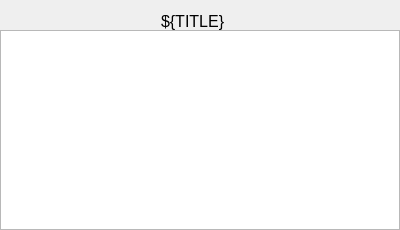
<?xml version="1.0" ?>
<ui version="4.0">
  <class>Dialog</class>
  <widget class="PyDMFrame" name="screen">
    <property name="geometry">
      <rect>
        <x>729</x>
        <y>391</y>
        <width>400</width>
        <height>230</height>
      </rect>
    </property>
    <property name="minimumSize">
      <size>
        <width>400</width>
        <height>230</height>
      </size>
    </property>
    <property name="styleSheet">
      <string notr="true">PyDMFrame#screen {
  color: rgb(0, 0, 0);
  background-color: rgb(255, 255, 255);
  }</string>
    </property>
    <property name="windowTitle">
      <string>trajectoryPlot</string>
    </property>
    <layout class="QGridLayout" name="gridLayout" columnstretch="69,85,7,80,159" rowstretch="11,19,1,199">
      <property name="leftMargin">
        <number>0</number>
      </property>
      <property name="topMargin">
        <number>0</number>
      </property>
      <property name="rightMargin">
        <number>0</number>
      </property>
      <property name="bottomMargin">
        <number>0</number>
      </property>
      <property name="horizontalSpacing">
        <number>0</number>
      </property>
      <property name="verticalSpacing">
        <number>0</number>
      </property>
      <item row="2" column="0" rowspan="2" colspan="5">
        <widget class="PyDMWaveformPlot" name="cartesian_plot">
          <property name="geometry">
            <rect>
              <x>0</x>
              <y>30</y>
              <width>400</width>
              <height>200</height>
            </rect>
          </property>
          <property name="sizePolicy">
            <sizepolicy hsizetype="Ignored" vsizetype="Ignored">
              <horstretch>0</horstretch>
              <verstretch>0</verstretch>
            </sizepolicy>
          </property>
          <property name="toolTip">
            <string>cartesian_plot</string>
          </property>
          <property name="title" stdset="0">
            <string/>
          </property>
          <property name="xLabels">
            <stringlist>
              <string>Point</string>
            </stringlist>
          </property>
          <property name="yLabels">
            <stringlist>
              <string>Position</string>
            </stringlist>
          </property>
          <property name="curves" stdset="0">
            <stringlist>
              <string>{&quot;name&quot;: &quot;curve 1&quot;, &quot;y_channel&quot;: &quot;ca://${Y}&quot;, &quot;color&quot;: &quot;#fd0000&quot;, &quot;lineStyle&quot;: 1, &quot;lineWidth&quot;: 1, &quot;symbolSize&quot;: 10, &quot;redraw_mode&quot;: 2, &quot;block_size&quot;: 2000, &quot;x_channel&quot;: null}</string>
            </stringlist>
          </property>
          <property name="autoRangeX" stdset="0">
            <bool>true</bool>
          </property>
          <property name="autoRangeY" stdset="0">
            <bool>true</bool>
          </property>
          <property name="axisColor" stdset="0">
            <color>
              <red>0</red>
              <green>0</green>
              <blue>0</blue>
            </color>
          </property>
          <property name="backgroundColor" stdset="0">
            <color>
              <red>255</red>
              <green>255</green>
              <blue>255</blue>
            </color>
          </property>
        </widget>
      </item>
      <item row="1" column="1" rowspan="2">
        <widget class="PyDMLabel" name="text_update">
          <property name="geometry">
            <rect>
              <x>69</x>
              <y>11</y>
              <width>85</width>
              <height>20</height>
            </rect>
          </property>
          <property name="sizePolicy">
            <sizepolicy hsizetype="Ignored" vsizetype="Ignored">
              <horstretch>0</horstretch>
              <verstretch>0</verstretch>
            </sizepolicy>
          </property>
          <property name="toolTip">
            <string>PV: ${M}.DESC</string>
          </property>
          <property name="channel" stdset="0">
            <string>ca://${M}.DESC</string>
          </property>
          <property name="font">
            <font>
              <pointsize>12</pointsize>
            </font>
          </property>
          <property name="alignment">
            <set>Qt::AlignRight|Qt::AlignTrailing|Qt::AlignVCenter</set>
          </property>
          <property name="textInteractionFlags">
            <set>Qt::TextSelectableByKeyboard|Qt::TextSelectableByMouse</set>
          </property>
          <property name="styleSheet">
            <string notr="true">PyDMLabel#text_update {
  color: rgb(0, 0, 0);
  background-color: rgb(255, 255, 255);
  }</string>
          </property>
        </widget>
      </item>
      <item row="1" column="3" rowspan="2">
        <widget class="QLabel" name="text">
          <property name="geometry">
            <rect>
              <x>161</x>
              <y>11</y>
              <width>80</width>
              <height>20</height>
            </rect>
          </property>
          <property name="sizePolicy">
            <sizepolicy hsizetype="Ignored" vsizetype="Ignored">
              <horstretch>0</horstretch>
              <verstretch>0</verstretch>
            </sizepolicy>
          </property>
          <property name="text">
            <string>${TITLE}</string>
          </property>
          <property name="font">
            <font>
              <pointsize>12</pointsize>
            </font>
          </property>
          <property name="brush" stdset="0">
            <brush brushstyle="SolidPattern">
              <color alpha="255">
                <red>0</red>
                <green>0</green>
                <blue>0</blue>
              </color>
            </brush>
          </property>
          <property name="toolTip">
            <string>text</string>
          </property>
          <property name="alignment">
            <set>Qt::AlignLeading|Qt::AlignLeft|Qt::AlignVCenter</set>
          </property>
          <property name="styleSheet">
            <string notr="true">QLabel#text {
  color: rgb(0, 0, 0);
  }</string>
          </property>
        </widget>
      </item>
    </layout>
    <zorder>cartesian_plot</zorder>
    <zorder>text_update</zorder>
    <zorder>text</zorder>
  </widget>
  <customwidgets>
    <customwidget>
      <class>PyDMWaveformPlot</class>
      <extends>QGraphicsView</extends>
      <header>pydm.widgets.waveformplot</header>
    </customwidget>
    <customwidget>
      <class>PyDMLabel</class>
      <extends>QLabel</extends>
      <header>pydm.widgets.label</header>
    </customwidget>
    <customwidget>
      <class>PyDMFrame</class>
      <extends>QFrame</extends>
      <header>pydm.widgets.frame</header>
    </customwidget>
  </customwidgets>
</ui>
